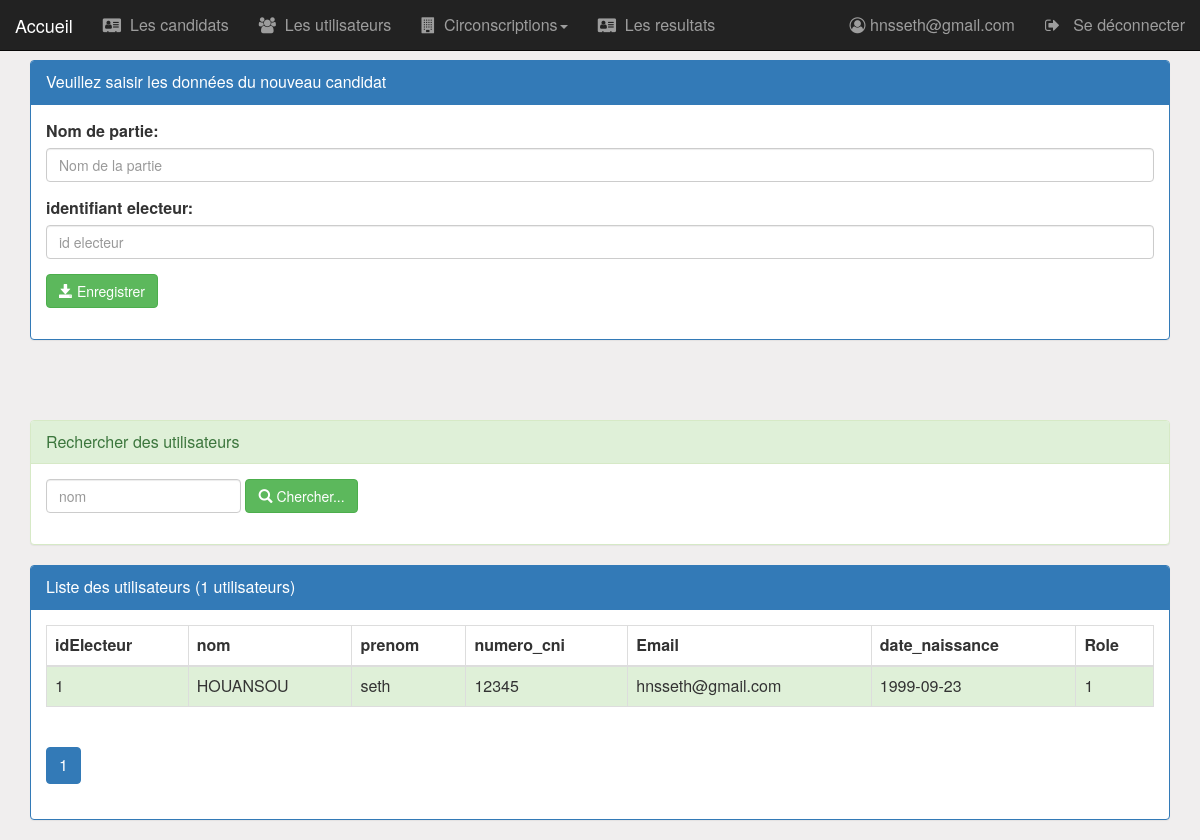
/pages/nouveauCandidat.php (signed in), run on an earlier commit of the app's database.
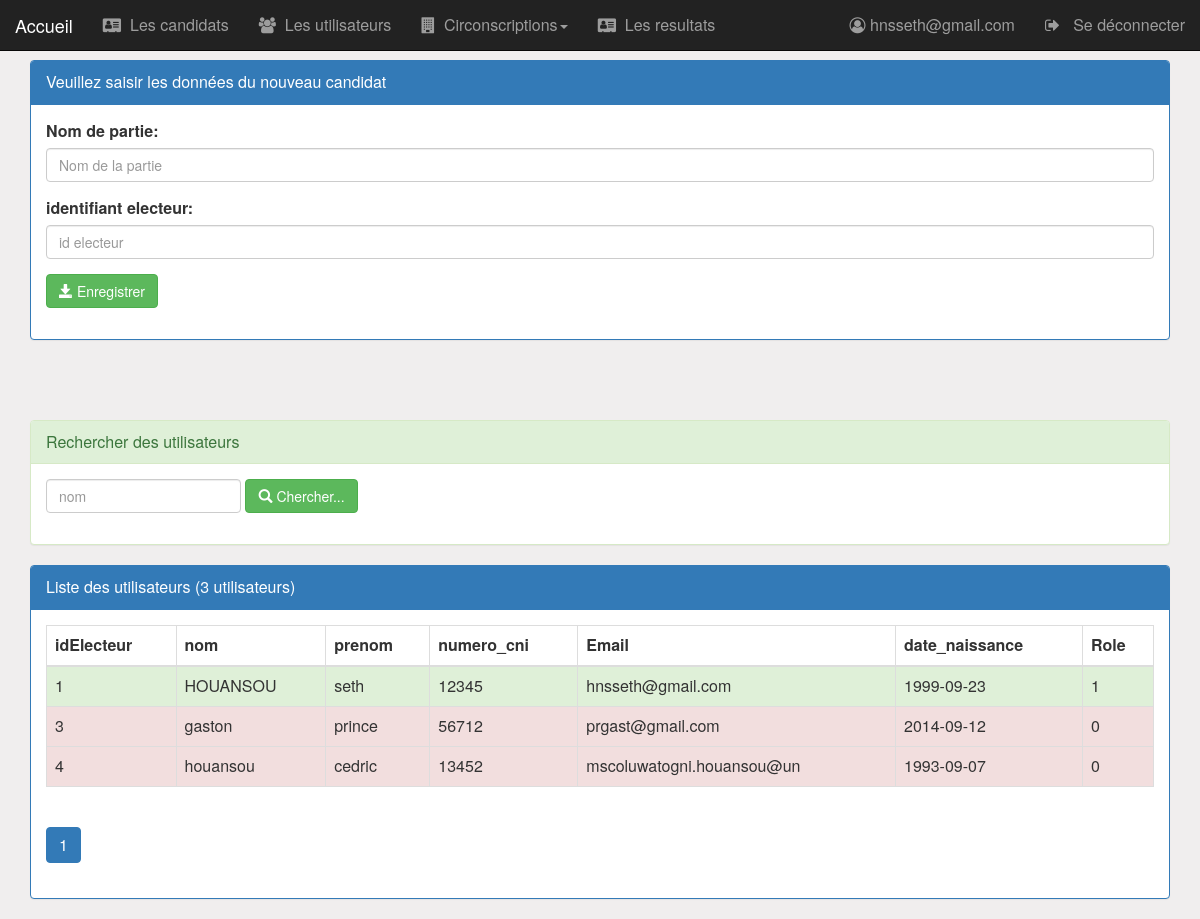
And on a later commit of the database.
### tables this page shows
CREATE TABLE IF NOT EXISTS `user` (
  `idUser` int(11) NOT NULL AUTO_INCREMENT,
  `nom` varchar(20) NOT NULL,
  `prenom` varchar(20) NOT NULL,
  `naissance` date NOT NULL,
  `adresse` varchar(20) DEFAULT NULL,
  `idProfilF` int(11) DEFAULT NULL,
  `mot_de_passe` varchar(25) NOT NULL,
  `mail` varchar(25) NOT NULL,
  `etat` int(1) DEFAULT NULL,
  PRIMARY KEY (`idUser`),
  KEY `idProfilF` (`idProfilF`)
);

CREATE TABLE IF NOT EXISTS `electeurs` (
  `idElecteur` int(11) NOT NULL AUTO_INCREMENT,
  `numCNI` int(11) NOT NULL,
  `idBureau` int(11) DEFAULT NULL,
  `idUserF` int(11) DEFAULT NULL,
  PRIMARY KEY (`idElecteur`),
  UNIQUE KEY `numCNI` (`numCNI`),
  KEY `idUser` (`idUserF`),
  KEY `idBureau` (`idBureau`)
);

### pages/nouveauCandidat.php (the view, shortened to what the changed rows need)
<?php
    require_once("../api/db_connect.php");
    $login=isset($_GET['login'])?$_GET['login']:"";
    $size=isset($_GET['size'])?$_GET['size']:3;
    $page=isset($_GET['page'])?$_GET['page']:1;
    $requeteUser="select * from user,electeurs where idUser=idUserF and nom like '%$login%'";
    $requeteCount="select count(*) countUser from user";
    $resultatUser=mysqli_query($conn,$requeteUser);
    $resultatCount=mysqli_query($conn,$requeteCount);
    $tabCount=$resultatCount->fetch_array();
    $nbrUser=$tabCount['countUser'];
    $reste=$nbrUser % $size;
    if($reste===0)
        $nbrPage=$nbrUser/$size;
    else
        $nbrPage=floor($nbrUser/$size)+1;
?>
<HTML>
    <head>
        <link rel="stylesheet" type="text/css" href="../css/bootstrap.css">
        <link rel="stylesheet" type="text/css" href="../css/font-awesome.min.css">
        <link rel="stylesheet" type="text/css" href="../css/monstyle.css">
    </head>
    <body>
        <?php include("menu.php"); ?>
        <div class="container">
            <div class="panel panel-primary">
                <div class="panel-heading">Liste des utilisateurs (<?php echo $nbrUser ?> utilisateurs)</div>
                <div class="panel-body">
                    <table class="table table-striped table-bordered">
                        <thead>
                            <tr>
                                <th>idElecteur</th> <th>nom</th> <th>prenom</th> <th>numero_cni</th> <th>Email</th> <th>date_naissance</th> <th>Role</th>
                            </tr>
                        </thead>
                        <tbody>
                            <?php while($user=$resultatUser->fetch_assoc()){ ?>
                                <tr class="<?php echo $user['etat']==1?'success':'danger'?>">
                                    <td><?php echo $user['idElecteur'] ?> </td>
                                    <td><?php echo $user['nom'] ?> </td>
                                    <td><?php echo $user['prenom'] ?> </td>
                                    <td><?php echo $user['numCNI'] ?> </td>
                                    <td><?php echo $user['mail'] ?> </td>
                                    <td><?php echo $user['naissance'] ?> </td>
                                    <td><?php echo $user['etat'] ?> </td>
                                </tr>
                            <?php } ?>
                        </tbody>
                    </table>
                    <div>
                        <ul class="pagination">
                            <?php for($i=1;$i<=$nbrPage;$i++){ ?>
                                <li class="<?php if($i==$page) echo 'active' ?>">
                                    <a href="utilisateur.php?page=<?php echo $i;?>&login=<?php echo $login ?>">
                                    <?php echo $i; ?>
                                    </a>
                                </li>
                            <?php } ?>
                        </ul>
                    </div>
                </div>
            </div>
        </div>
    </body>
</HTML>

### pages/menu.php (shortened to what the changed rows need)
<nav class="navbar navbar-inverse navbar-fixed-top">
    <div class="container-fluid">
        <div class="navbar-header">
            <a href="../index.php" class="navbar-brand">Accueil</a>
        </div>
    </div>
</nav>

What changed in the data, as far as the page shows it:
added user: electeurs.idElecteur "3", nom "gaston", prenom "prince", electeurs.numCNI "56712", mail "prgast@gmail.com", naissance "2014-09-12", etat "0"
added user: electeurs.idElecteur "4", nom "houansou", prenom "cedric", electeurs.numCNI "13452", mail "mscoluwatogni.houansou@un", naissance "1993-09-07", etat "0"
Also different on the page:
$nbrUser: "1" → "3"
